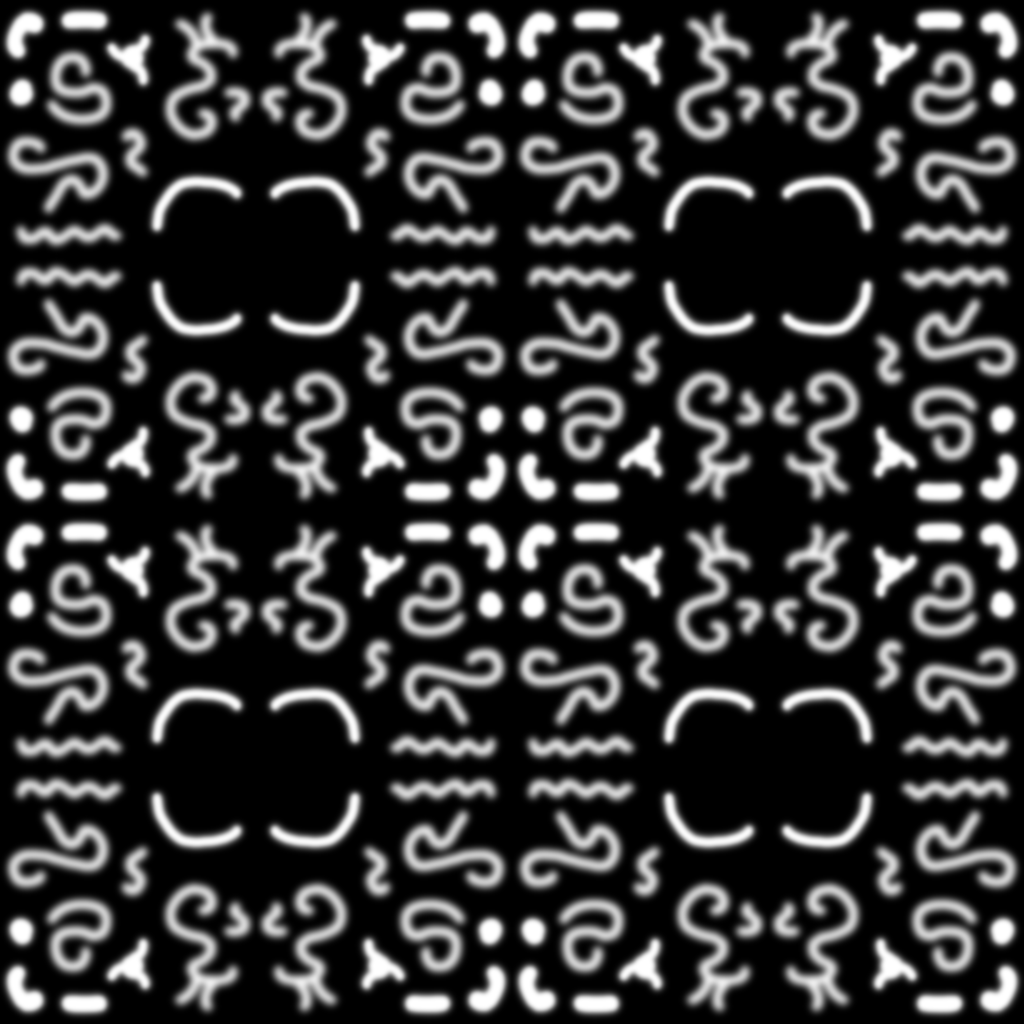

This is a level from a 2D game, rendered from its Tiled map with the project's own tilesets. A one-line summary and the map file follow, with tile-layer data summarised:
An orthogonal 128x128 tile map with 8x8 px tiles, 1 tile layer (Tile Layer 1).

<map version="1.5" tiledversion="1.6.0" orientation="orthogonal" renderorder="right-down" width="128" height="128" tilewidth="8" tileheight="8" infinite="0" nextlayerid="2" nextobjectid="1">
 <tileset firstgid="1" source="e3-try-1-heightmap.tsx" />
 <layer id="1" name="Tile Layer 1" width="128" height="128">
  <data>[16384 cells, 16384 non-empty, 1024 distinct tile ids]</data>
 </layer>
</map>